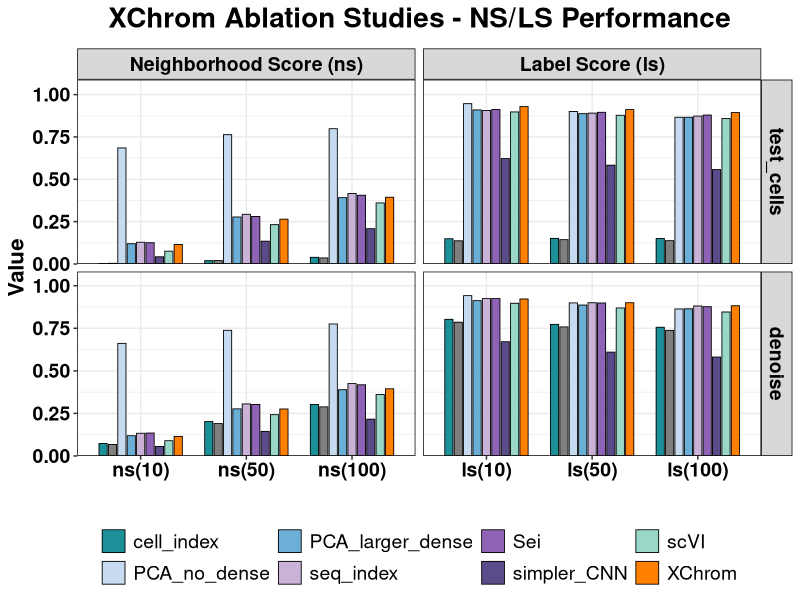
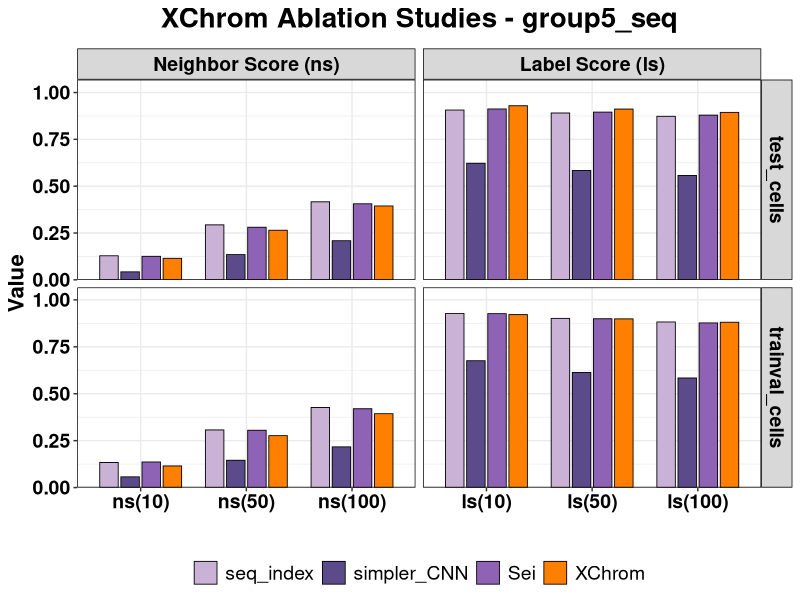
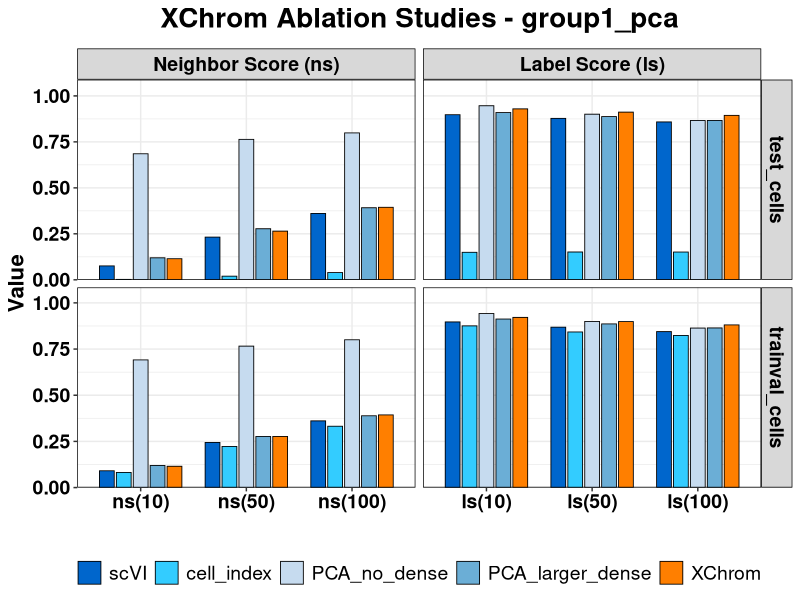

These charts were generated, in order, by the following R code: (Note: this script raises an error after producing the figures.)
library(ggplot2)
library(readr)
library(dplyr)
library(tidyr)
library(stringr)

df <- read_csv('ablation_rna_seq_data.csv')
df <- df %>% 
  mutate(across(c(Studies, Test, Metric), str_trim))
df_nsls <- df %>%
  filter(grepl("^ls\\(|^ns\\(", Metric))
df_nsls$Metric <- factor(df_nsls$Metric, levels = c("ns(10)", "ns(50)", "ns(100)",
                                                    "ls(10)", "ls(50)", "ls(100)"))
df_nsls$Test <- factor(df_nsls$Test, levels = c("test_cells", "denoise"))
studies_levels <- c("RAW_atac", 
                    "RNA_shuffle", "RNA_random_easier","RNA_random","RNA_random_complex",
                    "cell_index","cell_index_dense",
                    "X_pca_z_layernorm", "PCA_no_dense", "PCA_larger_dense",
                    "seq_index","Sei","simpler_CNN","scVI", "XChrom")
df_nsls$Studies <- factor(df_nsls$Studies, levels = studies_levels)

df_nsls <- df_nsls %>% filter(!is.na(Metric) & !is.na(Studies) & !is.na(Test))
df_nsls <- df_nsls %>%
  mutate(MetricType = ifelse(grepl("^ls", Metric), "Label Score (ls)", "Neighborhood Score (ns)")) %>%
  mutate(MetricType = factor(MetricType, levels = c("Neighborhood Score (ns)","Label Score (ls)")))

ggplot(df_nsls, aes(x = Metric, y = Value, fill = Studies)) +
  geom_col(position = position_dodge(width = 0.8), color = "black", width = 0.7, size = 0.3) +
  
  scale_fill_manual(
    values = c(
      "XChrom"  = "#FF7F00", 
      # "RAW_atac"    = "#999999", 
      "PCA_no_dense"     =  "#C6DBEF",
      # "X_pca_z_layernorm" = "#99D8C9",
      "PCA_larger_dense" = "#6BAED6",
      "scVI"    = "#99D8C9", 
      # "RNA_shuffle" = "#6BAED6", 
      # "RNA_random"  = "#C6DBEF", 
      # "RNA_random_easier" = "#0066cc",
      # "RNA_random_complex" = "#33ccff",
      "cell_index" = "#1C9099",
      # "cell_index_dense" = "#31A354",
      "seq_index"  = "#CAB2D6",
      "Sei" = "#8E62B5",# "#6A3D9A"
      "simpler_CNN" = "#5B4B8A"
    )
  ) +
  scale_y_continuous(expand = expansion(mult = c(0, 0.15))) + 
  
  facet_grid(Test ~ MetricType, scales = "free") +
  
  theme_bw() +
  theme(
    axis.text.x = element_text(angle = 0, hjust = 0.5, size = 14, face = "bold", color = "black", margin = margin(t = 2)),
    axis.text.y = element_text(size = 14, face = "bold", color = "black"),
    axis.title = element_text(size = 16, color = "black", face = "bold"),
    legend.title = element_blank(),
    plot.title = element_text(hjust = 0.5, size = 20, face = "bold", margin = margin(b = 10)),
    legend.text = element_text(size = 14),
    legend.position = "bottom", 
    strip.background = element_rect(fill = rgb(0.5, 0.5, 0.5, 0.3), color = "black", size = 0.5), 
    strip.text = element_text(size = 14, face = "bold", color = "black"),  
    strip.text.x = element_text(size = 14, face = "bold", color = "black"),  
    panel.border = element_rect(size = 0.5, color = "black")
  ) +
  labs(title = "XChrom Ablation Studies - NS/LS Performance", x = "", y = "Value")

# 保存图片
# ggsave("ablation_nsls_barplot.pdf", plot = last_plot(), 
#        width = 12, height = 10, units = "in", dpi = 300)


#########################
#########################
# plot
####################
df <- read_csv('ablation_rna_seq_data.csv')
df <- df %>% 
  mutate(across(c(Studies, Test, Metric), str_trim))
df_nsls <- df %>%
  filter(grepl("^ls\\(|^ns\\(", Metric))
df_nsls$Metric <- factor(df_nsls$Metric, levels = c("ns(10)", "ns(50)", "ns(100)",
                                                    "ls(10)", "ls(50)", "ls(100)"))
df_nsls$Test <- factor(df_nsls$Test, levels = c("test_cells", "trainval_cells"))
df_nsls <- df_nsls %>% filter(!is.na(Metric) & !is.na(Studies) & !is.na(Test))
df_nsls <- df_nsls %>%
  mutate(MetricType = ifelse(grepl("^ls", Metric), "Label Score (ls)", "Neighbor Score (ns)")) %>%
  mutate(MetricType = factor(MetricType, levels = c("Neighbor Score (ns)","Label Score (ls)")))
study_colors <- c(
  "XChrom"  = "#FF7F00", 
  "RAW_atac"    = "#999999",
  "PCA_no_dense"     =  "#C6DBEF",
  # "X_pca_z_layernorm" = "#99D8C9",
  "PCA_larger_dense" = "#6BAED6",
  "scVI"    = "#0066cc", 
  # "RNA_shuffle" = "#6BAED6", 
  # "RNA_random"  = "#C6DBEF",
  # "RNA_random_easier" = "#0066cc",
  # "RNA_random_complex" = "#33ccff",
  "cell_index" = "#33ccff",
  # "cell_index_dense" = "#31A354",
  "seq_index"  = "#CAB2D6",
  "Sei" = "#8E62B5",# "#6A3D9A"
  "simpler_CNN" = "#5B4B8A"
)
plot_ablation_group <- function(data, target_studies, output_name) {
  sub_data <- data %>% filter(Studies %in% target_studies)
  sub_data$Studies <- factor(sub_data$Studies, levels = target_studies)
  
  p <- ggplot(sub_data, aes(x = Metric, y = Value, fill = Studies)) +
    geom_col(position = position_dodge(width = 0.8), color = "black", width = 0.7, linewidth = 0.3) +
    scale_fill_manual(values = study_colors) +
    scale_y_continuous(expand = expansion(mult = c(0, 0.15))) + 
    facet_grid(Test ~ MetricType, scales = "free") +
    theme_bw() +
    theme(
      axis.text.x = element_text(angle = 0, hjust = 0.5, size = 14, face = "bold", color = "black", margin = margin(t = 2)),
      axis.text.y = element_text(size = 14, face = "bold", color = "black"),
      axis.title = element_text(size = 16, color = "black", face = "bold"),
      legend.title = element_blank(),
      plot.title = element_text(hjust = 0.5, size = 20, face = "bold", margin = margin(b = 10)),
      legend.text = element_text(size = 14),
      legend.position = "bottom", 
      strip.background = element_rect(fill = rgb(0.5, 0.5, 0.5, 0.3), color = "black", size = 0.5), 
      strip.text = element_text(size = 14, face = "bold", color = "black"),  
      strip.text.x = element_text(size = 14, face = "bold", color = "black"),  
      panel.border = element_rect(size = 0.5, color = "black")
    ) +
    labs(title = paste("XChrom Ablation Studies -", output_name), x = "", y = "Value")
  print(p)
}

plot_ablation_group(df_nsls,
                    c( "RAW_atac","seq_index","simpler_CNN","Sei","XChrom"),
                    "group5_seq")

plot_ablation_group(df_nsls, 
                    c("RAW_atac",
                      "scVI",
                      "cell_index",
                      "PCA_no_dense", 
                      "PCA_larger_dense", 
                      "XChrom"
                      # "RNA_shuffle"
                    ), 
                    "group1_pca")

#######################################
########  ns,ls
#######################################
library(patchwork)

my_get_legend <- function(plot) {
  g <- ggplotGrob(plot)
  leg_idx <- which(sapply(g$grobs, function(x) grepl("guide-box", x$name)))
  if (length(leg_idx) > 0) {
    return(g$grobs[[leg_idx[1]]])
  }
  return(NULL)
}

plot_ablation_group <- function(data, target_studies, output_name) {
  sub_data <- data %>% filter(Studies %in% target_studies)
  if (nrow(sub_data) == 0) {
    stop(paste("\n❌ error", 
               paste(target_studies, collapse = ", "), 
               "\nNo matching studies found in the data!"))
  }
  
  sub_data$Studies <- factor(sub_data$Studies, levels = target_studies)
  
  ns_data <- sub_data %>% filter(grepl("ns", MetricType, ignore.case = TRUE))
  ls_data <- sub_data %>% filter(grepl("ls", MetricType, ignore.case = TRUE))
  if (nrow(ns_data) == 0) stop("❌ error: No rows found containing 'ns' in MetricType!")
  if (nrow(ls_data) == 0) stop("❌ error: No rows found containing 'ls' in MetricType!")
  my_theme <- theme_bw() +
    theme(
      axis.text.x = element_text(angle = 0, hjust = 0.5, size = 14, face = "bold", color = "black"),
      axis.text.y = element_text(size = 14, face = "bold", color = "black"),
      axis.title = element_text(size = 16, color = "black", face = "bold"),
      legend.text = element_text(size = 14),
      
      strip.background = element_rect(fill = rgb(0.5, 0.5, 0.5, 0.3), color = "black", linewidth = 0.5), 
      strip.text = element_text(size = 14, face = "bold", color = "black"),  
      strip.text.x = element_text(size = 14, face = "bold", color = "black"),  
      panel.border = element_rect(linewidth = 0.5, color = "black")
    )
  p_ns <- ggplot(ns_data, aes(x = Metric, y = Value, fill = Studies)) +
    geom_col(position = position_dodge(width = 0.8), color = "black", width = 0.7, linewidth = 0.3) +
    scale_fill_manual(values = study_colors, name = NULL) + 
    facet_grid(Test ~ MetricType, scales = "free_x") +
    coord_cartesian(ylim = c(0, 1)) + 
    scale_y_continuous(expand = expansion(mult = c(0, 0.05))) + 
    my_theme +
    labs(x = NULL, y = "NS Value")
  p_ls <- ggplot(ls_data, aes(x = Metric, y = Value, fill = Studies)) +
    geom_col(position = position_dodge(width = 0.8), color = "black", width = 0.7, linewidth = 0.3) +
    scale_fill_manual(values = study_colors, name = NULL) + 
    facet_grid(Test ~ MetricType, scales = "free_x") +
    coord_cartesian(ylim = c(0, 1)) + 
    scale_y_continuous(expand = expansion(mult = c(0, 0.05))) + 
    my_theme +
    labs(x = NULL, y = "LS Value")
  

  shared_legend <- my_get_legend(p_ns + theme(legend.position = "bottom"))
  p_ns <- p_ns + theme(legend.position = "none")
  p_ls <- p_ls + theme(legend.position = "none")
  plot_row <- plot_grid(p_ns, p_ls, ncol = 2, align = "h", axis = "tb")
  title_gg <- ggdraw() + draw_label(paste("XChrom Ablation Studies -", output_name), fontface = 'bold', size = 20, hjust = 0.5)
  
  p_combined <- plot_grid(
    title_gg,
    plot_row,
    shared_legend,
    ncol = 1,
    rel_heights = c(0.08, 1, 0.1)
  )
  print(p_combined)
}


plot_ablation_group(df_nsls,
                    c( "RAW_atac","seq_index","simpler_CNN","Sei","XChrom"),
                    "group5_seq")
ggsave("ablation_dna_nsls.pdf", width = 12, height = 9, units = "in", dpi = 300)
plot_ablation_group(df_nsls, 
                    c("RAW_atac",
                      "scVI",
                      "cell_index",
                      "PCA_no_dense", 
                      "PCA_larger_dense", 
                      "XChrom"
                      # "RNA_shuffle"
                    ), 
                    "group1_pca")
ggsave("ablation_rna_nsls.pdf", width = 12, height = 9, units = "in", dpi = 300)
